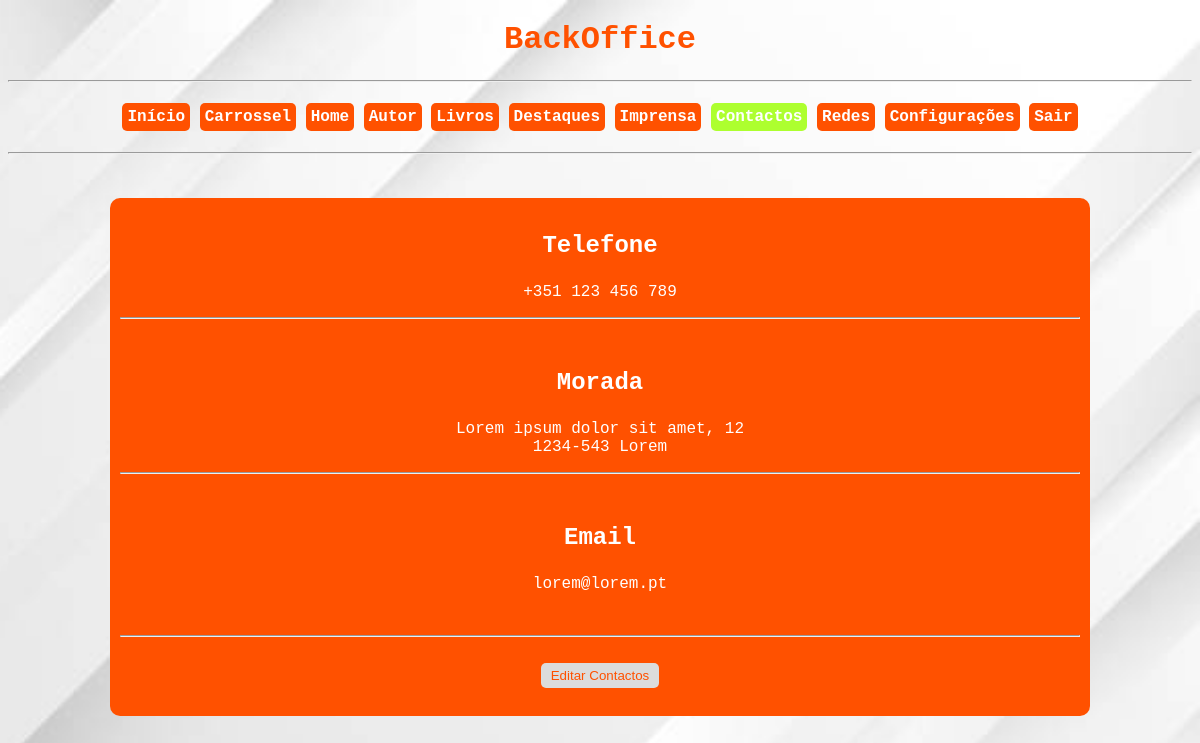
/backoffice/contactos.php (signed in), run on the app's committed database.
### tables this page shows
CREATE TABLE `contactos` (
  `id` int(11) NOT NULL,
  `morada` varchar(100) NOT NULL,
  `telefone` varchar(100) NOT NULL,
  `email` varchar(100) NOT NULL,
  `horario` varchar(100) NOT NULL
);

### backoffice/config/base_dados.php (called while the page is built, shortened)
<?php
$pdo = new PDO("mysql:dbname=".$base_dados["dbname"].";host=".$base_dados["host"],
$base_dados["user"], $base_dados["password"]);
function selectSqlUnico($sql){
    global $pdo;
    $query = $pdo->query($sql);
    return $query->fetch(PDO::FETCH_ASSOC);
}
?>

### backoffice/contactos.php (the view, shortened to what this page needs)
<?php
require_once("config/config.php");
require_once("config/base_dados.php");
$contactos = selectSqlUnico("SELECT * FROM contactos");
?>
<!DOCTYPE html>
<html lang="pt">
    <head>
        <link rel="stylesheet" href="public/estilo.css">
    </head>
    <body>
       <h1 class="titulo_geral">BackOffice</h1>
       <hr><br>
       <div>
            <nav class="links">
                <?php require_once("navbar/navbar.php");?>
            </nav>
        </div>
        <br><hr>
        <br><br>
        <div class="caixa_geral">
            <h3>Telefone</h3>
            <p><?=$contactos["telefone"];?></p>
            <hr><br>
            <h3>Morada</h3>
            <p><?=$contactos["morada"];?></p>
            <hr><br>
            <h3>Email</h3>
            <p><?=$contactos["email"];?></p>
            <br><hr><br>
            <form action="editar_contactos.php" method="GET">
                <button id="botao_home" type="submit" name="editar" value="<?=$contactos["id"];?>">Editar Contactos</button>
            </form>
            <br>
        </div>
        <br><br>
    </body>
</html>

### backoffice/public/estilo.css (style rules this page uses)
body { background-image: url("../public/istockphoto-1305905498-612x612.jpg"); background-repeat: no-repeat; background-size: cover; background-position: center center; background-attachment: fixed; font-family: 'Courier New', Courier, monospace; }
.titulo_geral { color:rgb(255, 81, 0); text-align:center; }
.caixa_geral { width: 80vw; background-color: rgb(255, 81, 0); color: white; margin:auto; text-align: center; border-radius: 10px; padding: 10px; }
.caixa_geral > h3 { font-size: 24px; }
button[type="submit"], .inserir { background-color: rgb(255, 81, 0); border: 0; border-radius: 5px; padding:5px 10px; color: white; cursor: pointer; }
#botao_home { background-color: rgb(220,220,220); color: rgb(255, 81, 0); cursor: pointer; }

### data on the page
contactos: telefone "+351 123 456 789", morada "Lorem ipsum dolor sit amet, 12 1234-543 Lorem", email "lorem@lorem.pt"
